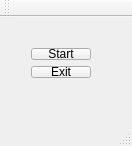
<?xml version="1.0" encoding="UTF-8"?>
<ui version="4.0">
 <class>MainWindow</class>
 <widget class="QMainWindow" name="MainWindow">
  <property name="geometry">
   <rect>
    <x>0</x>
    <y>0</y>
    <width>132</width>
    <height>146</height>
   </rect>
  </property>
  <property name="windowTitle">
   <string>MainWindow</string>
  </property>
  <widget class="QWidget" name="centralWidget">
   <widget class="QWidget" name="">
    <property name="geometry">
     <rect>
      <x>20</x>
      <y>20</y>
      <width>82</width>
      <height>52</height>
     </rect>
    </property>
    <layout class="QVBoxLayout" name="verticalLayout">
     <item>
      <widget class="QPushButton" name="pushButton">
       <property name="text">
        <string>Start</string>
       </property>
      </widget>
     </item>
     <item>
      <widget class="QPushButton" name="pushButton_2">
       <property name="text">
        <string>Exit</string>
       </property>
      </widget>
     </item>
    </layout>
   </widget>
  </widget>
  <widget class="QMenuBar" name="menuBar">
   <property name="geometry">
    <rect>
     <x>0</x>
     <y>0</y>
     <width>132</width>
     <height>19</height>
    </rect>
   </property>
  </widget>
  <widget class="QToolBar" name="mainToolBar">
   <attribute name="toolBarArea">
    <enum>TopToolBarArea</enum>
   </attribute>
   <attribute name="toolBarBreak">
    <bool>false</bool>
   </attribute>
  </widget>
  <widget class="QStatusBar" name="statusBar"/>
  <action name="actionNew_Window">
   <property name="text">
    <string>New Window</string>
   </property>
  </action>
 </widget>
 <layoutdefault spacing="6" margin="11"/>
 <resources/>
 <connections>
  <connection>
   <sender>pushButton_2</sender>
   <signal>clicked()</signal>
   <receiver>MainWindow</receiver>
   <slot>close()</slot>
   <hints>
    <hint type="sourcelabel">
     <x>269</x>
     <y>81</y>
    </hint>
    <hint type="destinationlabel">
     <x>320</x>
     <y>93</y>
    </hint>
   </hints>
  </connection>
 </connections>
</ui>
